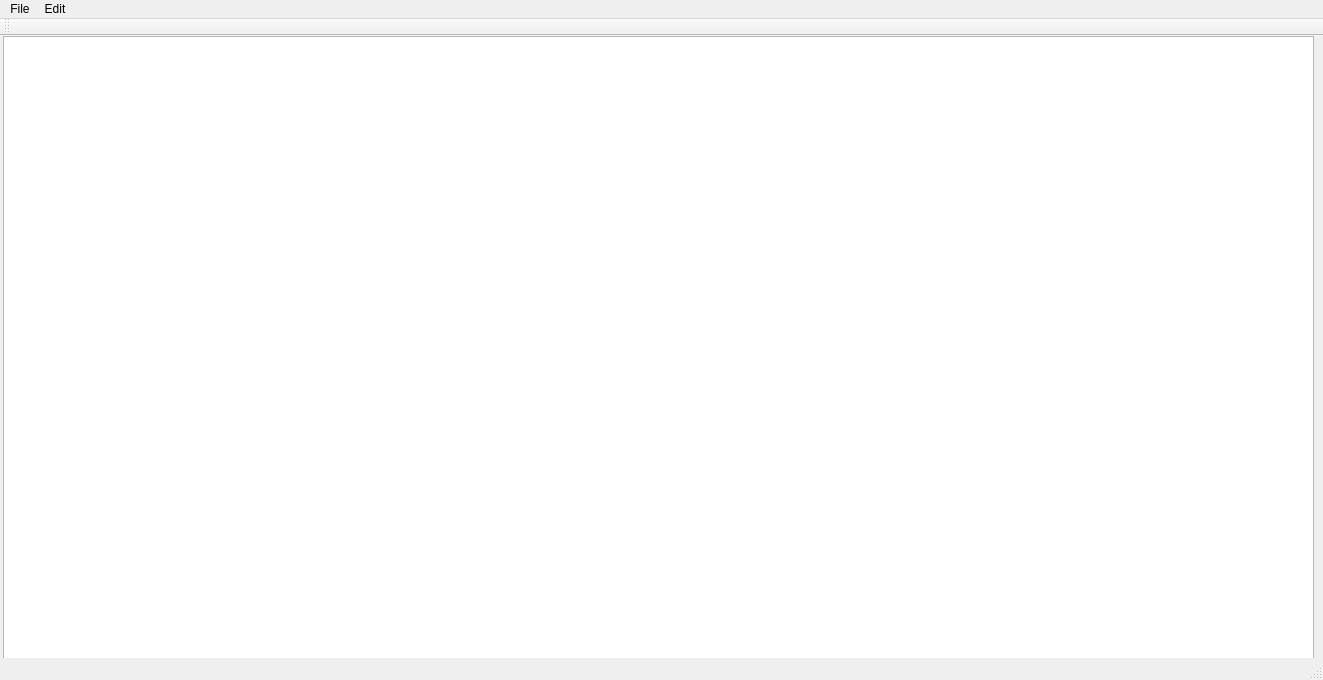
<?xml version="1.0" encoding="UTF-8"?>
<ui version="4.0">
 <class>MainWindow</class>
 <widget class="QMainWindow" name="MainWindow">
  <property name="geometry">
   <rect>
    <x>0</x>
    <y>0</y>
    <width>1323</width>
    <height>680</height>
   </rect>
  </property>
  <property name="windowTitle">
   <string>MainWindow</string>
  </property>
  <widget class="QWidget" name="centralWidget">
   <widget class="QTextEdit" name="textEdit">
    <property name="geometry">
     <rect>
      <x>3</x>
      <y>0</y>
      <width>1311</width>
      <height>631</height>
     </rect>
    </property>
   </widget>
  </widget>
  <widget class="QMenuBar" name="menuBar">
   <property name="geometry">
    <rect>
     <x>0</x>
     <y>0</y>
     <width>1323</width>
     <height>21</height>
    </rect>
   </property>
   <widget class="QMenu" name="menuFile">
    <property name="title">
     <string>File</string>
    </property>
    <addaction name="actionNew"/>
    <addaction name="actionOpen"/>
    <addaction name="actionSave"/>
    <addaction name="actionQuit"/>
   </widget>
   <widget class="QMenu" name="menuEdit">
    <property name="title">
     <string>Edit</string>
    </property>
    <addaction name="actionCopy"/>
    <addaction name="actionPaste"/>
    <addaction name="actionUndo"/>
    <addaction name="actionRedo"/>
    <addaction name="actionCut"/>
    <addaction name="actionDelete"/>
    <addaction name="actionFind"/>
   </widget>
   <addaction name="menuFile"/>
   <addaction name="menuEdit"/>
  </widget>
  <widget class="QToolBar" name="mainToolBar">
   <attribute name="toolBarArea">
    <enum>TopToolBarArea</enum>
   </attribute>
   <attribute name="toolBarBreak">
    <bool>false</bool>
   </attribute>
  </widget>
  <widget class="QStatusBar" name="statusBar"/>
  <action name="actionNew">
   <property name="text">
    <string>New</string>
   </property>
  </action>
  <action name="actionOpen">
   <property name="text">
    <string>Open</string>
   </property>
  </action>
  <action name="actionSave">
   <property name="text">
    <string>Save</string>
   </property>
  </action>
  <action name="actionQuit">
   <property name="text">
    <string>Quit</string>
   </property>
  </action>
  <action name="actionCopy">
   <property name="text">
    <string>Copy</string>
   </property>
  </action>
  <action name="actionPaste">
   <property name="text">
    <string>Paste</string>
   </property>
  </action>
  <action name="actionUndo">
   <property name="text">
    <string>Undo</string>
   </property>
  </action>
  <action name="actionRedo">
   <property name="text">
    <string>Redo</string>
   </property>
  </action>
  <action name="actionCut">
   <property name="text">
    <string>Cut</string>
   </property>
  </action>
  <action name="actionDelete">
   <property name="text">
    <string>Delete</string>
   </property>
  </action>
  <action name="actionFind">
   <property name="text">
    <string>Find...</string>
   </property>
  </action>
 </widget>
 <layoutdefault spacing="6" margin="11"/>
 <resources/>
 <connections/>
</ui>
